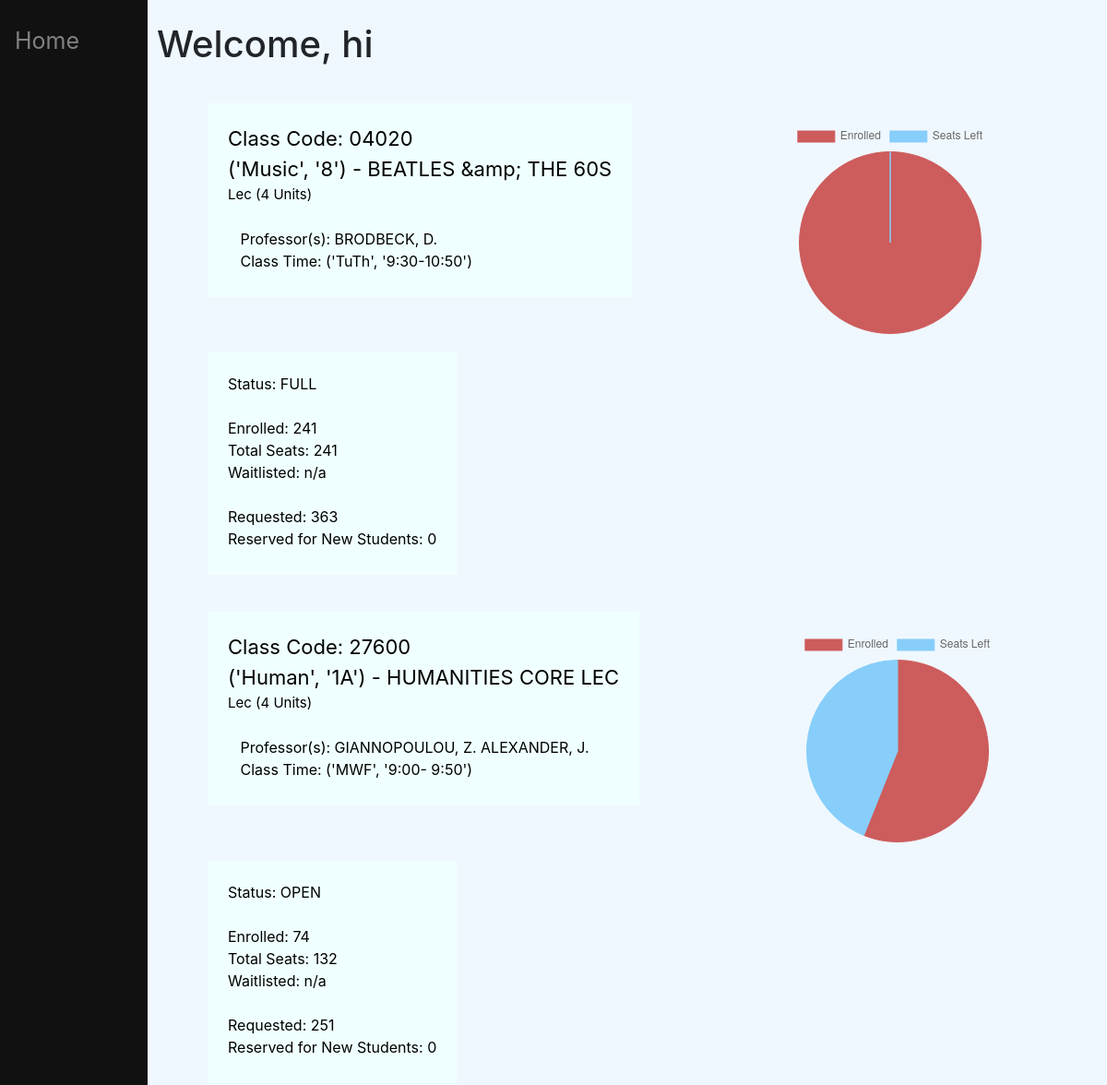
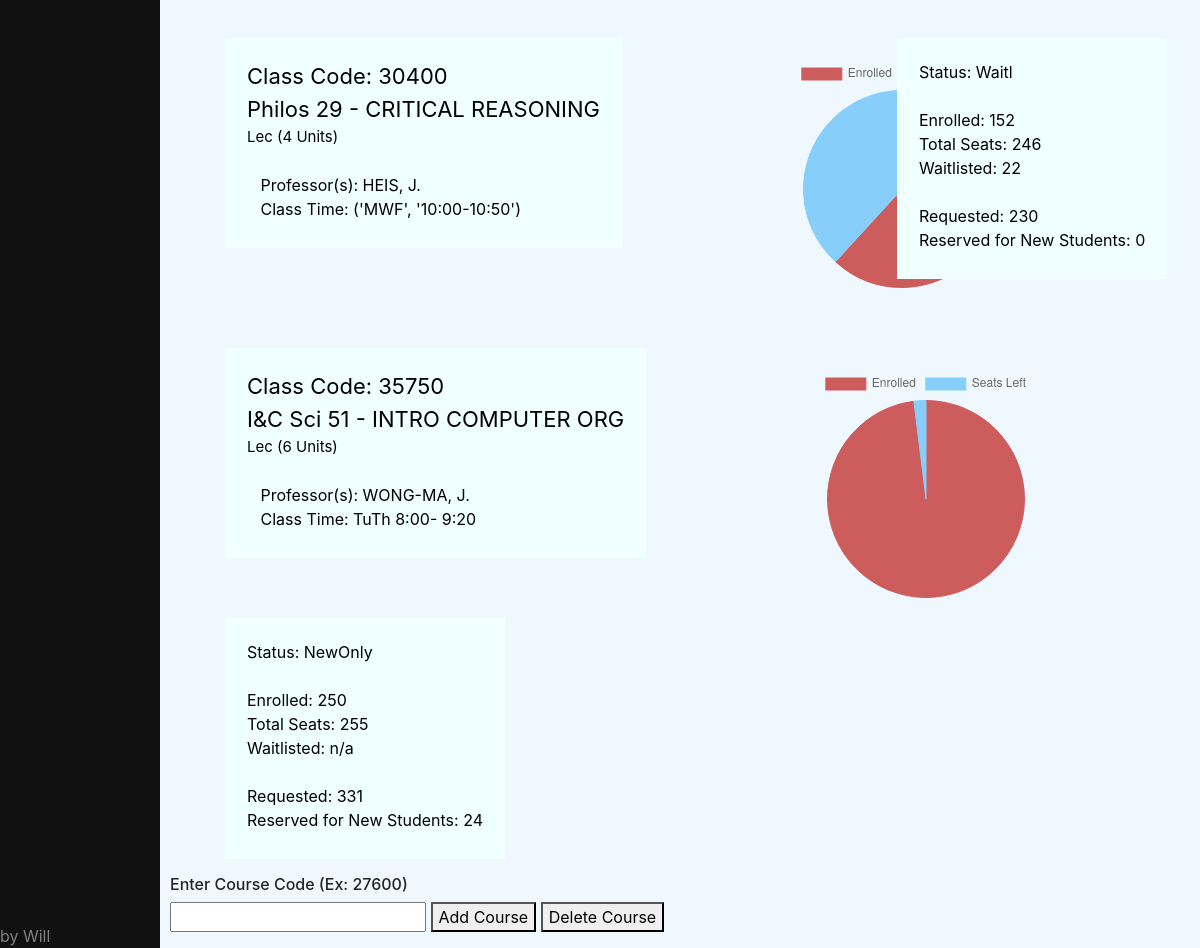
The page /hi on the database its author committed (2 pictures, top to bottom).
### api/models.py (models this page shows, shortened)
class User(models.Model):
    name = models.CharField(max_length=8, default="", unique=False)

class CourseCode(models.Model):
    username = models.ForeignKey(User, default="", on_delete=models.CASCADE)
    code = models.CharField(max_length=5, default="", unique=False)
    class_abr = models.CharField(max_length=100, default="")
    class_name = models.CharField(max_length=100, default="")
    instructors = models.CharField(max_length=100, default="")
    class_time = models.CharField(max_length=100, default="")
    class_type = models.CharField(max_length=100, default="")
    units = models.CharField(max_length=100, default="")
    max_capacity = models.CharField(max_length=100, default="")
    enrolled = models.CharField(max_length=100, default="")
    waitlisted = models.CharField(max_length=100, default="")
    requested = models.CharField(max_length=100, default="")
    reserved_new = models.CharField(max_length=100, default="")
    status = models.CharField(max_length=100, default="")
    def __str__(self):
        return self.code

### api/views.py (the view, shortened to what this page needs)
# urls.py: path("<str:name>", views.index, name="index"),
def index(request, name):
    invalid_code = False
    try:
        u = User.objects.get(name=name)
        print(u.coursecode_set.all())
        for instance in CourseCode.objects.all():
            if CourseCode.objects.filter(code=instance.code).filter(username=instance.username).count() > 1:
                instance.delete()
        return render(request, "api/courseview.html", {"u": u, "invalid": invalid_code})
    except:
        print('oops')
        return render(request, "api/courseview.html", {})

### api/templates/api/courseview.html (shortened to what this page needs)
{% extends "api/base.html" %}
{% load custom_tags %}
{% block content %}
<h1>Welcome, {{u.name}}</h1>
<form method="post" action="#">
  <ul>
    {% for item in u.coursecode_set.all %}
    <div class="container-fluid">
      <div class="row">
        <div class="col-md-auto">
          <div class="firstbox">
            <div class="classcode">Class Code: {{item.code}}</div>
            <div class="classname">{{item.class_abr}} - {{item.class_name}}</div>
            <div class="classtype">{{item.class_type}} ({{item.units}} Units)</div>
            <br/>
               Professor(s): {{item.instructors}}<br/>
               Class Time:   {{item.class_time}}
          </div>
        </div>
        <div class="col-3">
          <div class="card-body" style="width: 500px">
            <canvas id="{{item.id}}" style="width: 100%"></canvas>
            <script>
            var ctx = document.getElementById({{item.id}}).getContext('2d');
            var myChart = new Chart(ctx, {
                type: 'pie',
                data: {
                    labels: ['Enrolled', 'Seats Left'],
                    datasets: [{
                        label: 'Seats Left',
                        data: [{{item.enrolled}}, ({{item.max_capacity}}-{{item.enrolled}})],
                        backgroundColor: [
                          '#CD5C5C', '#87CEFA'
                        ],
                        borderColor: [
                          '#CD5C5C', '#87CEFA'
                        ],
                        borderWidth: 1
                    }]
                },
                options: {
                    scales: {
                        y: {
                            beginAtZero: true
                        }
                    }
                }
            });
            </script>
          </div>
        </div>
        <div class="col-md-auto">
          <div class="firstbox">
            Status: {{item.status}}</br></br>
            Enrolled: {{item.enrolled}}</br>
            Total Seats: {{item.max_capacity}}</br>
            Waitlisted: {{item.waitlisted}}</br></br>
            Requested: {{item.requested}}</br>
            Reserved for New Students: {{item.reserved_new}}</br>
          </div>
        </div>
      </div>
    </div>
    {% endfor %}
  </ul>
  <h6>Enter Course Code (Ex: 27600)</h6>
  <input type="text" , name="name" />
  <button type="submit" , name="newItem" , value="newItem">Add Course</button>
  <button type="delete" , name="delItem" , value="delItem">Delete Course</button>
</form>
{% endblock %}

### api/templates/api/base.html (shortened to what this page needs)
/<!doctype html>
<html>
<head>
  <link rel="stylesheet" href="https://cdn.jsdelivr.net/npm/bootstrap@4.3.1/dist/css/bootstrap.min.css">
</head>
<body style="background-color:#F0F8FF;">
  <div class="sidenav">
    <a href="/">Home</a>
    <div class="credits">by Will</div>
  </div>
  <div id="content", name="content", class="main">
  {% block content %}
  {% endblock %}
  </div>
</body>
</html>

### api/templates/api/base.html (style rules this page uses)
.sidenav { height:100%; width:160px; position: fixed; z-index:1; top:0; left:0; background-color:#111; overflow-x: :hidden; padding-top:20px; }
.sidenav a { padding:6px 8px 6px 16px; text-decoration: none; font-size:25px; color: #818181; display:block; }
.main { margin-left:160px; padding: 0px 10px; }
.credits { position: absolute; bottom: 0; left: 0; color: #818181; }
.firstbox { padding: 20px; padding-bottom: 25px; border-width:2px; border-style:solid; border-color: #F0FFFF; background: #F0FFFF; }
.container-fluid { margin-top: 40px; margin-bottom: 10px; color: #000000; }
.classcode { font-size: 22px; }
.classname { font-size: 22px; }
.classtype { font-size: 15px; }

### rows shown on the page
User: name "hi"
CourseCode: code "04020", class_abr "('Music', '8')", class_name "BEATLES &amp; THE 60S", class_type "Lec", units "4", instructors "BRODBECK, D.", class_time "('TuTh', '9:30-10:50')", status "FULL", enrolled "241", max_capacity "241", waitlisted "n/a", requested "363", reserved_new "0"
CourseCode: code "27600", class_abr "('Human', '1A')", class_name "HUMANITIES CORE LEC", class_type "Lec", units "4", instructors "GIANNOPOULOU, Z. ALEXANDER, J.", class_time "('MWF', '9:00- 9:50')", status "OPEN", enrolled "74", max_capacity "132", waitlisted "n/a", requested "251", reserved_new "0"
CourseCode: code "30400", class_abr "Philos 29", class_name "CRITICAL REASONING", class_type "Lec", units "4", instructors "HEIS, J.", class_time "('MWF', '10:00-10:50')", status "Waitl", enrolled "152", max_capacity "246", waitlisted "22", requested "230", reserved_new "0"
CourseCode: code "35750", class_abr "I&C Sci 51", class_name "INTRO COMPUTER ORG", class_type "Lec", units "6", instructors "WONG-MA, J.", class_time "TuTh 8:00- 9:20", status "NewOnly", enrolled "250", max_capacity "255", waitlisted "n/a", requested "331", reserved_new "24"

### other values the page prints
chart data {{ item.enrolled }} 241, 74, 152, 250
chart data {{ item.max_capacity }} 241, 132, 246, 255
